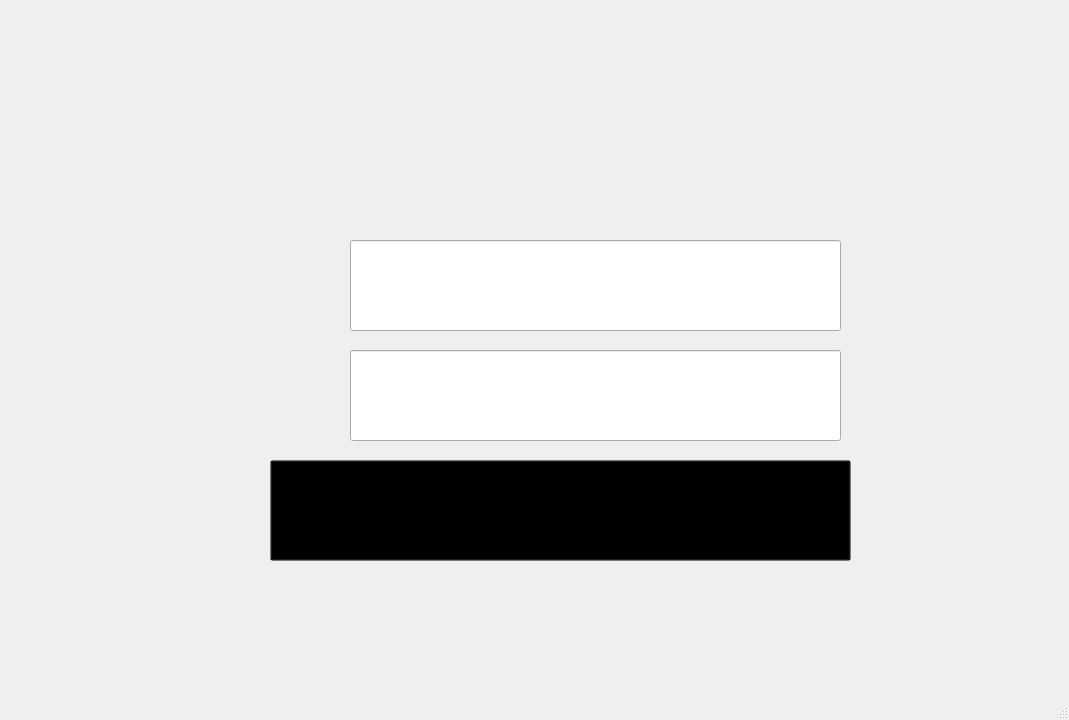
<?xml version="1.0" encoding="UTF-8"?>
<ui version="4.0">
 <class>MainWindow</class>
 <widget class="QMainWindow" name="MainWindow">
  <property name="geometry">
   <rect>
    <x>0</x>
    <y>0</y>
    <width>1069</width>
    <height>720</height>
   </rect>
  </property>
  <property name="windowTitle">
   <string>MainWindow</string>
  </property>
  <property name="styleSheet">
   <string notr="true"/>
  </property>
  <widget class="QWidget" name="centralwidget">
   <widget class="QLabel" name="label">
    <property name="geometry">
     <rect>
      <x>240</x>
      <y>140</y>
      <width>631</width>
      <height>451</height>
     </rect>
    </property>
    <property name="styleSheet">
     <string notr="true">background-image: url(:/Desktop/login.PNG);</string>
    </property>
    <property name="text">
     <string/>
    </property>
   </widget>
   <widget class="QLabel" name="label_2">
    <property name="geometry">
     <rect>
      <x>0</x>
      <y>0</y>
      <width>1071</width>
      <height>691</height>
     </rect>
    </property>
    <property name="styleSheet">
     <string notr="true">background-image: url(:/Downloads/BG QT.jpg);</string>
    </property>
    <property name="text">
     <string/>
    </property>
   </widget>
   <widget class="QLineEdit" name="le_username">
    <property name="geometry">
     <rect>
      <x>350</x>
      <y>240</y>
      <width>491</width>
      <height>91</height>
     </rect>
    </property>
    <property name="styleSheet">
     <string notr="true">font: 24pt &quot;MS Shell Dlg 2&quot;;</string>
    </property>
   </widget>
   <widget class="QLineEdit" name="le_mdp">
    <property name="geometry">
     <rect>
      <x>350</x>
      <y>350</y>
      <width>491</width>
      <height>91</height>
     </rect>
    </property>
    <property name="styleSheet">
     <string notr="true">font: 26pt &quot;MS Shell Dlg 2&quot;;</string>
    </property>
   </widget>
   <widget class="QPushButton" name="pb_login">
    <property name="geometry">
     <rect>
      <x>270</x>
      <y>460</y>
      <width>581</width>
      <height>101</height>
     </rect>
    </property>
    <property name="styleSheet">
     <string notr="true">
background-color: rgba(0, 0, 0,0);</string>
    </property>
    <property name="text">
     <string/>
    </property>
   </widget>
   <zorder>label_2</zorder>
   <zorder>label</zorder>
   <zorder>le_username</zorder>
   <zorder>le_mdp</zorder>
   <zorder>pb_login</zorder>
  </widget>
  <widget class="QMenuBar" name="menubar">
   <property name="geometry">
    <rect>
     <x>0</x>
     <y>0</y>
     <width>1069</width>
     <height>26</height>
    </rect>
   </property>
  </widget>
  <widget class="QStatusBar" name="statusbar"/>
 </widget>
 <resources/>
 <connections/>
</ui>
